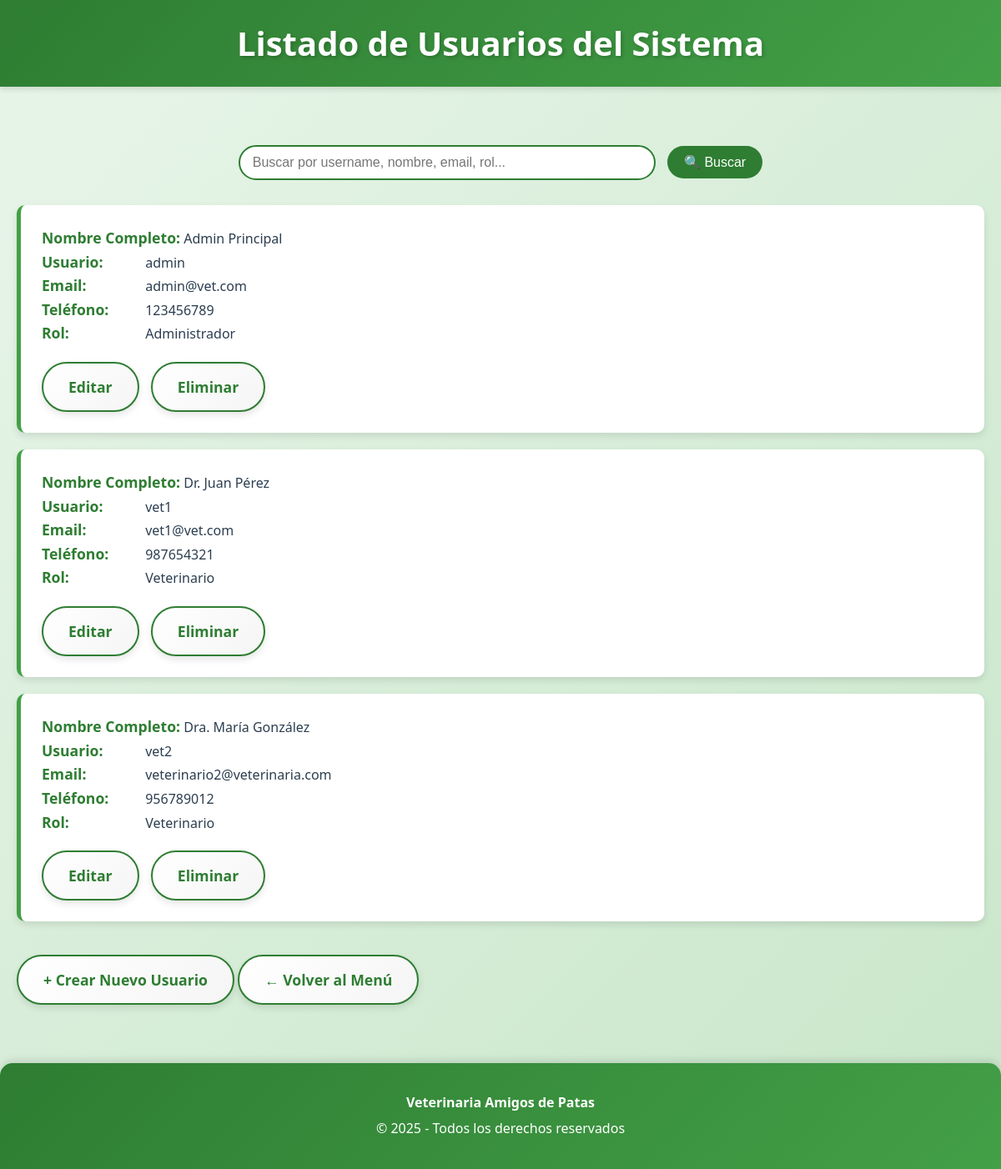
The page /usuarios/ (signed in) on the database its author committed.
### appVeterinaria/models.py (models this page shows, shortened)
class Usuario(models.Model):
    ROLES_CHOICES = [
        ('Administrador', 'Administrador'),
        ('Veterinario', 'Veterinario'),
    ]
    username = models.CharField(max_length=45, unique=True)
    password = models.CharField(max_length=128)
    email = models.EmailField(max_length=100)
    telefono = models.CharField(max_length=15, blank=True)
    nombre_completo = models.CharField(max_length=100)
    rol = models.CharField(max_length=45, choices=ROLES_CHOICES)
    class Meta:
        ordering = ['username']
        verbose_name = "Usuario del Sistema"
        verbose_name_plural = "Usuarios del Sistema"

### appVeterinaria/views.py (the view)
# urls.py: path('usuarios/', views.lista_usuarios, name='lista_usuarios'),
def lista_usuarios(request):
    if not usuario_logueado(request):
        messages.error(request, 'Debes iniciar sesión para acceder a esta sección.')
        return redirect('inicio')
    if not tiene_permiso(request, 'usuarios'):
        messages.error(request, 'No tienes permisos para acceder a esta sección. Solo administradores.')
        return redirect('inicio')
    search_query = request.GET.get('search', '')
    if search_query:
        usuarios = Usuario.objects.filter(
            Q(username__icontains=search_query) |
            Q(nombre_completo__icontains=search_query) |
            Q(email__icontains=search_query) |
            Q(rol__icontains=search_query)
        ).order_by('username')
    else:
        usuarios = Usuario.objects.all().order_by('username')
    paginator = Paginator(usuarios, 5)
    page_number = request.GET.get('page')
    page_obj = paginator.get_page(page_number)
    datos = {
        'username': request.session.get('username'),
        'nombre': request.session.get('nombre'),
        'rol': request.session.get('rol'),
        'usuarios': page_obj,
        'search_query': search_query,
        'page_obj': page_obj
    }
    return render(request, 'appVeterinaria/usuarios/lista_usuarios.html', datos)

### appVeterinaria/views.py (called while the page is built)
def usuario_logueado(request):
    return request.session.get('user_logged', False)

def tiene_permiso(request, modulo):
    if not usuario_logueado(request):
        return False
    rol = request.session.get('rol', '')
    permisos = PERMISOS_ROL.get(rol, [])
    return modulo in permisos

### templates/appVeterinaria/usuarios/lista_usuarios.html (shortened to what this page needs)
<!DOCTYPE html>
<html lang="es">
<head>
    {% load static %}
    <link rel="stylesheet" href="{% static 'css/styles.css' %}">
</head>
<body>
    <header class="main-header">
        <h1>Listado de Usuarios del Sistema</h1>
    </header>
    <div class="content">
        <div class="search-box">
            <form method="get">
                <input type="text" name="search" placeholder="Buscar por username, nombre, email, rol..." value="{{ search_query }}">
                <button type="submit">🔍 Buscar</button>
            </form>
        </div>
        <ul class="data-list">
            {% for usuario in usuarios %}
            <li class="data-item">
                <strong>Nombre Completo:</strong> {{ usuario.nombre_completo }}<br>
                <strong>Usuario:</strong> {{ usuario.username }}<br>
                <strong>Email:</strong> {{ usuario.email }}<br>
                <strong>Teléfono:</strong> {{ usuario.telefono|default:"No especificado" }}<br>
                <strong>Rol:</strong> {{ usuario.rol }}<br>
                <a href="{% url 'editar_usuario' usuario.id %}" class="btn-menu" style="background-color: #2196F3; margin-right: 10px;">Editar</a>
                <a href="{% url 'eliminar_usuario' usuario.id %}" class="btn-menu" style="background-color: #f44336;">Eliminar</a>
            </li>
            {% empty %}
            <li class="data-item">No se encontraron usuarios{% if search_query %} con ese criterio de búsqueda{% endif %}.</li>
            {% endfor %}
        </ul>
        <a href="{% url 'crear_usuario' %}" class="btn-menu" style="background-color: #4caf50;">+ Crear Nuevo Usuario</a>
        <a href="{% url 'inicio' %}" class="btn-menu">← Volver al Menú</a>
    </div>
    <div class="footer">
        <p><strong>Veterinaria Amigos de Patas</strong></p>
        <p>&copy; 2025 - Todos los derechos reservados</p>
    </div>
</body>
</html>

### static/css/styles.css (style rules this page uses)
:root { --primary-green: #2e7d32; --secondary-green: #43a047; --light-green: #66bb6a; --very-light-green: #c8e6c9; --background-green: #e8f5e9; --dark-green: #1b5e20; --accent-orange: #ff9800; --white: #ffffff; --text-dark: #2c3e50; --shadow: rgba(0, 0, 0, 0.1); --shadow-hover: rgba(0, 0, 0, 0.2); }
* { margin: 0; padding: 0; box-sizing: border-box; }
body { font-family: 'Segoe UI', Tahoma, Geneva, Verdana, sans-serif; background: linear-gradient(135deg, #e8f5e9 0%, #c8e6c9 100%); color: var(--text-dark); line-height: 1.6; min-height: 100vh; }
.main-header { background: linear-gradient(135deg, var(--primary-green) 0%, var(--secondary-green) 100%); padding: 20px; color: var(--white); box-shadow: 0 4px 6px var(--shadow); position: sticky; top: 0; z-index: 100; }
.main-header h1 { display: flex; align-items: center; justify-content: center; font-size: 2.5em; margin: 0; text-shadow: 2px 2px 4px rgba(0, 0, 0, 0.2); animation: slideDown 0.5s ease-out; }
.content { max-width: 1200px; margin: 30px auto; padding: 20px; animation: fadeIn 0.6s ease-out; }
.data-list { list-style: none; padding: 0; margin-top: 30px; }
.data-item { background: var(--white); margin: 20px 0; padding: 25px; border-left: 5px solid var(--secondary-green); border-radius: 10px; box-shadow: 0 4px 8px var(--shadow); transition: all 0.3s ease; animation: slideIn 0.5s ease-out; }
.data-item strong { color: var(--primary-green); font-size: 1.1em; display: inline-block; min-width: 120px; }
.btn-menu { display: inline-block; padding: 14px 30px; background: linear-gradient(135deg, var(--white) 0%, #f5f5f5 100%); color: var(--primary-green); text-align: center; text-decoration: none; border: 2px solid var(--primary-green); border-radius: 30px; font-size: 1.1em; font-weight: bold; transition: all 0.3s ease; margin-top: 20px; box-shadow: 0 4px 8px var(--shadow); }
.footer { text-align: center; margin-top: 50px; padding: 30px 20px; background: linear-gradient(135deg, var(--primary-green) 0%, var(--secondary-green) 100%); color: var(--white); border-radius: 15px 15px 0 0; box-shadow: 0 -4px 8px var(--shadow); }
.footer p { margin: 5px 0; font-size: 1em; }

### templates/appVeterinaria/search_pagination.html (style rules this page uses)
.search-box { margin: 20px 0; text-align: center; }
.search-box input { padding: 10px 15px; width: 60%; max-width: 500px; border: 2px solid var(--primary-green); border-radius: 25px; font-size: 16px; }
.search-box button { padding: 10px 20px; background-color: var(--primary-green); color: white; border: none; border-radius: 25px; cursor: pointer; margin-left: 10px; font-size: 16px; }

### rows shown on the page
Usuario: nombre_completo "Admin Principal", username "admin", email "admin@vet.com", telefono "123456789", rol "Administrador"
Usuario: nombre_completo "Dr. Juan Pérez", username "vet1", email "vet1@vet.com", telefono "987654321", rol "Veterinario"
Usuario: nombre_completo "Dra. María González", username "vet2", email "veterinario2@veterinaria.com", telefono "956789012", rol "Veterinario"
